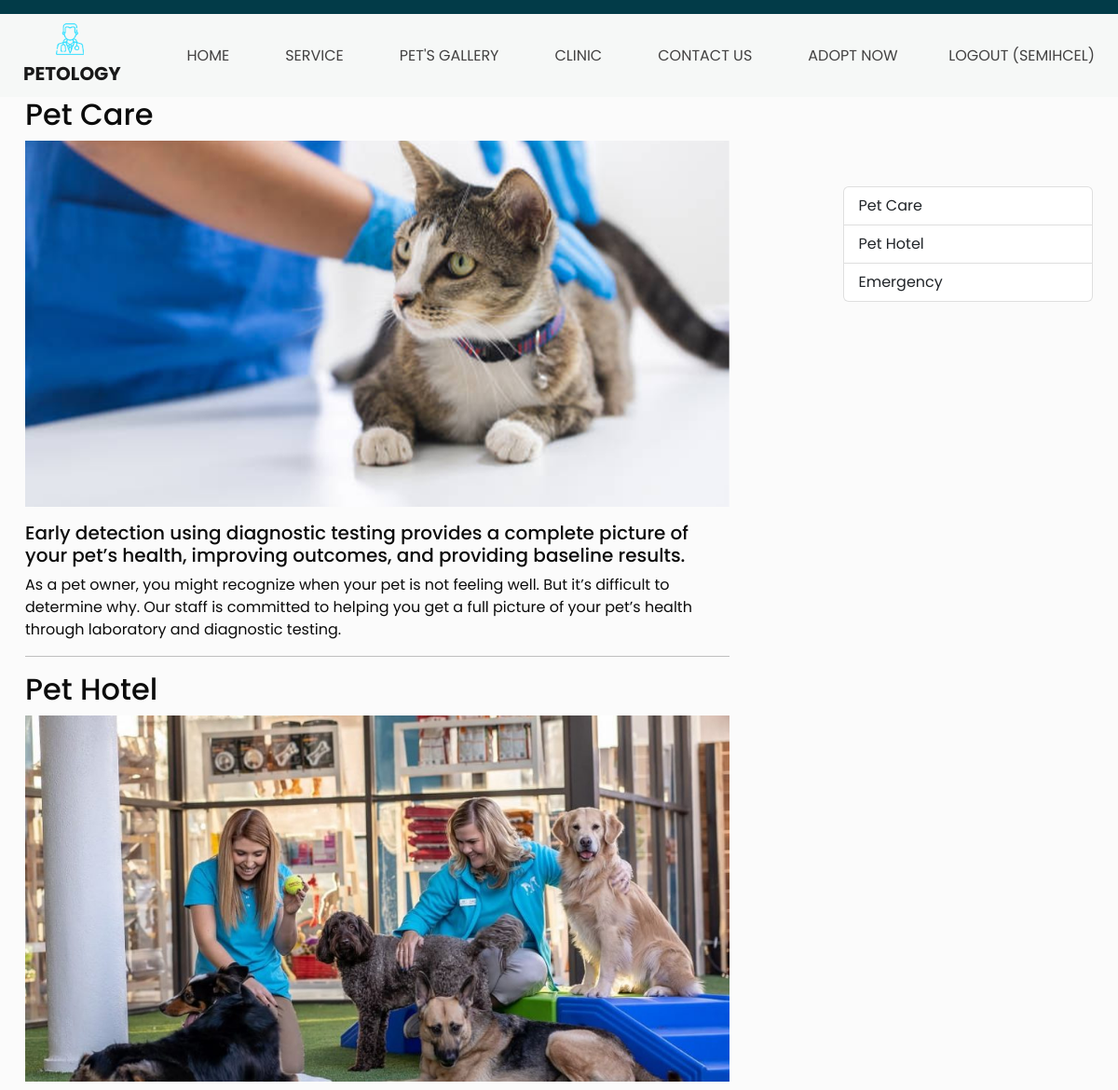
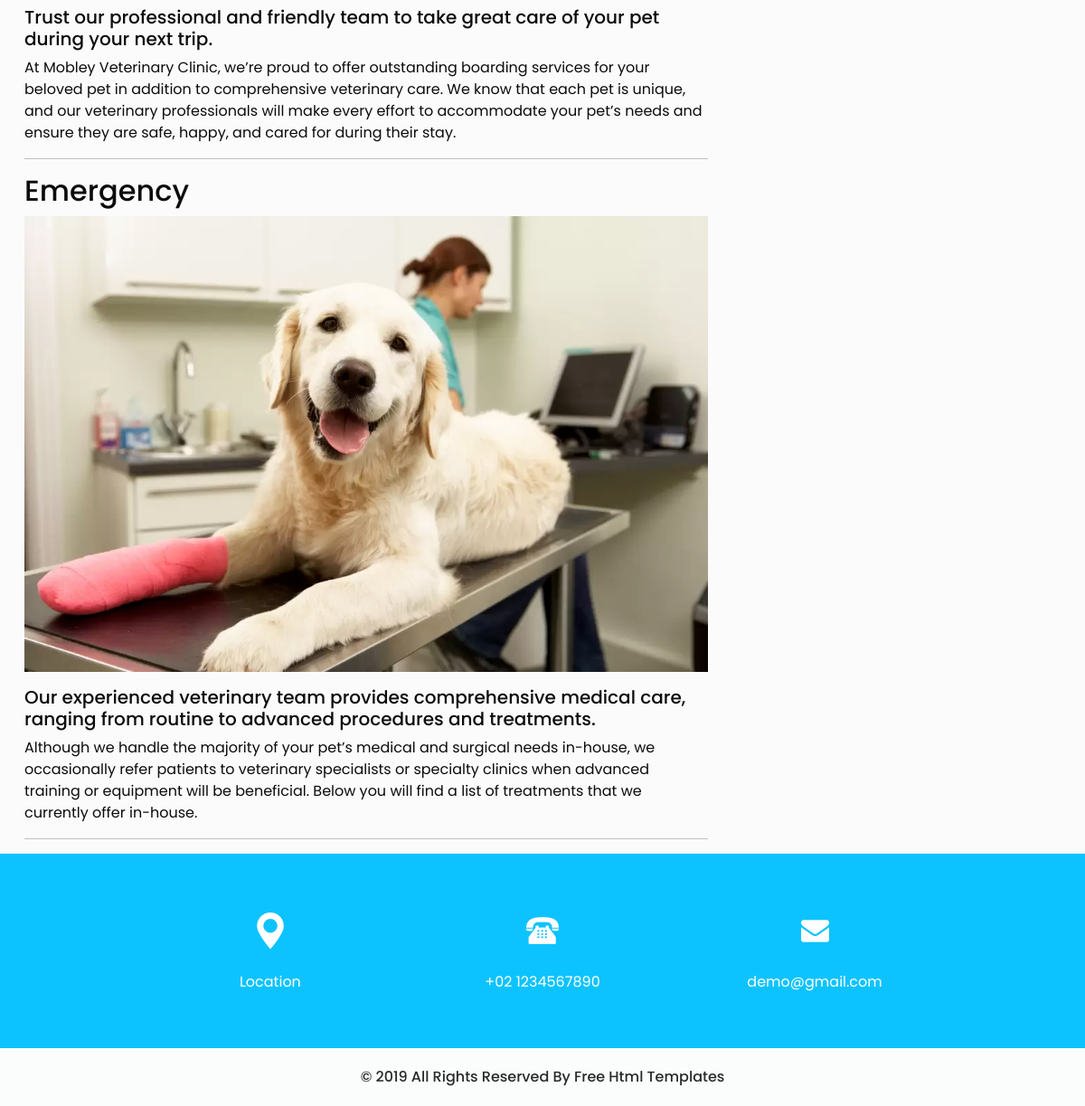
The app's page /service/ (signed in) with its own data (2 pictures, top to bottom).
### myApp/models.py (models this page shows)
class OurServices(models.Model):
    serviceName= models.CharField(max_length=30)
    serviceDesc=models.CharField( max_length=200,null=True)
    serviceIcon=models.ImageField(upload_to='images/serviceimages',null=True)
    serviceSubHead=models.TextField(null=True)
    serviceDetails=models.TextField(null=True)
    serviceImage=models.ImageField(upload_to='images/serviceimages',null=True)

### myApp/views.py (the view)
# urls.py: path('service/',views.service,name='service'),
def service(request):
    services=OurServices.objects.all()
    return render(request,'service.html',{'services':services})

### myApp/templates/service.html (shortened to what this page needs)
{% extends "base.html" %}
{%load static%}
{% block content %}
<div class="container">
  <div class="row">
    <div class="col-8">
      {%for service in services%}
        <h2 class="display-9" id="{{service.serviceName}}">{{service.serviceName}}</h2>
        <img src="{{service.serviceImage.url}}" class="img-fluid ">
        <h5 class="mt-3">{{service.serviceSubHead}}</h5>
        <p >{{service.serviceDetails}}</p>
        <hr>
        {%endfor%}
      </div>
      <div class="col-1">
      </div>
    <div class="col-3 mt-5">
      <div class="list-group mt-5">
        {%for service in services%}
        <a class="list-group-item list-group-item-action" href="#{{service.serviceName}}">{{service.serviceName}}</a>
        {%endfor%}
      </div>
  </div>
</div>
</div>
  {%endblock%}

### myApp/templates/partials/header.html (shortened to what this page needs)
{%load static%}
{%block content%}
<header class="header_section">
    <div class="container-fluid">
      <nav class="navbar navbar-expand-lg custom_nav-container ">
        <a class="navbar-brand" href="{% url 'home' %}">
          <img src="{% static 'images/logo.png' %}" alt="">
          <span>
            Petology
          </span>
        </a>
        <div class="collapse navbar-collapse" id="navbarSupportedContent">
          <div class="d-flex mx-auto flex-column flex-lg-row align-items-center">
            <ul class="navbar-nav  ">
              <li class="nav-item active">
                <a class="nav-link" href="{% url 'home' %}">Home</a>
              </li>
              <li class="nav-item">
                <a class="nav-link" href="{% url 'service' %}">service </a>
              </li>
              <li class="nav-item">
                <a class="nav-link" href="{% url 'gallery' %}">Pet's gallery </a>
              </li>
              <li class="nav-item">
                <a class="nav-link" href="{% url 'clinic' %}"> clinic</a>
              </li>
              <li class="nav-item">
                <a class="nav-link" href="{% url 'contact' %}">Contact us</a>
              </li>
              <li class="nav-item">
                <a class="nav-link" href="{% url 'buy' %}"> Adopt now </a>
              </li>
            </ul>
          </div>
          <div class="quote_btn-container  d-flex justify-content-center">
            {% if user.is_authenticated %}
            <a class="nav-link" href="{% url 'logoutaccount'%}"> Logout ({{ user.username }}) </a>
            {% endif %}
            </div>
        </div>
      </nav>
    </div>
  </header>
  {%endblock%}

### myApp/static/css/style.css (style rules this page uses)
body { font-family: "Poppins", sans-serif; color: #0c0c0c; background-color: #ffffff; }
.header_section { background-color: #f6f8f7; padding-top: 15px; }
.header_section .container-fluid { padding-right: 25px; padding-left: 25px; }
.header_section .quote_btn-container a { color: #434242; text-transform: uppercase; }
.custom_nav-container.navbar-expand-lg .navbar-nav .nav-link { padding: 10px 30px; color: #434242; text-align: center; text-transform: uppercase; }
a, a:hover, a:focus { text-decoration: none; }
.navbar-brand, .navbar-brand:hover { text-transform: uppercase; font-weight: bold; font-size: 24px; color: #fafcfd; }
.navbar-brand { display: -webkit-box; display: -ms-flexbox; display: flex; -webkit-box-align: center; -ms-flex-align: center; align-items: center; -webkit-box-orient: vertical; -webkit-box-direction: normal; -ms-flex-direction: column; flex-direction: column; }
.navbar-brand img { width: 30px; margin-right: 5px; }
.navbar-brand span { font-size: 20px; font-weight: 700; color: #191919; margin-top: 5px; }
.custom_nav-container { z-index: 99999; padding: 5px 0; }
body { background-color: #fbfbfb; }

### myApp/static/css/responsive.css (style rules this page uses)
@media (min-width: 1200px) { .container { max-width: 1170px; } }

### records on screen
OurServices: serviceName "Pet Care", serviceImage (picture), serviceSubHead "Early detection using diagnostic testing provides a complete picture of your pet’s health, improving outcomes, and providing baseline results.", serviceDetails "As a pet owner, you might recognize when your pet is not feeling well. But it’s difficult to determine why. Our staff is committed to helping you get a full picture of your pet’s health through laboratory and diagnostic testing."
OurServices: serviceName "Pet Hotel", serviceImage (picture), serviceSubHead "Trust our professional and friendly team to take great care of your pet during your next trip.", serviceDetails "At Mobley Veterinary Clinic, we’re proud to offer outstanding boarding services for your beloved pet in addition to comprehensive veterinary care. We know that each pet is unique, and our veterinary professionals will make every effort to accommodate your pet’s needs and ensure they are safe, happy, and cared for during their stay."
OurServices: serviceName "Emergency", serviceImage (picture), serviceSubHead "Our experienced veterinary team provides comprehensive medical care, ranging from routine to advanced procedures and treatments.", serviceDetails "Although we handle the majority of your pet’s medical and surgical needs in-house, we occasionally refer patients to veterinary specialists or specialty clinics when advanced training or equipment will be beneficial. Below you will find a list of treatments that we currently offer in-house."

### other values on screen
{{ user.username }} "SEMIHCEL"
